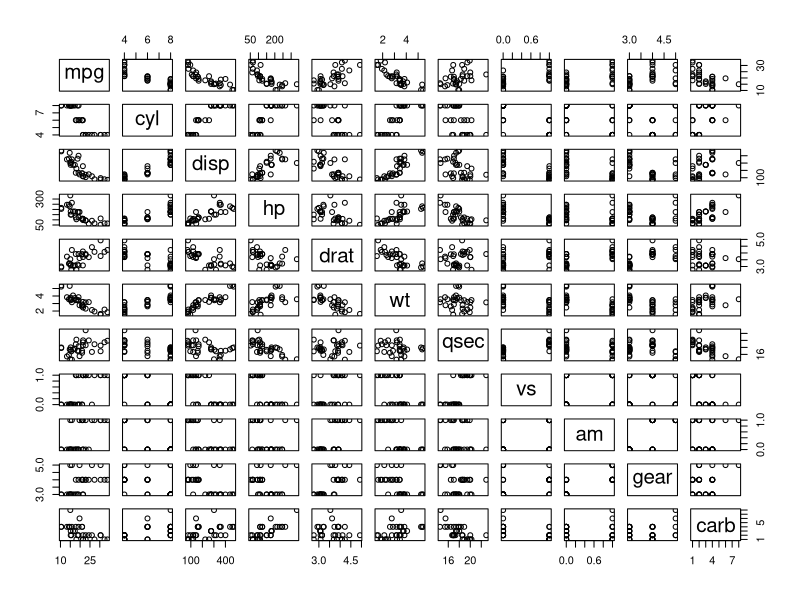
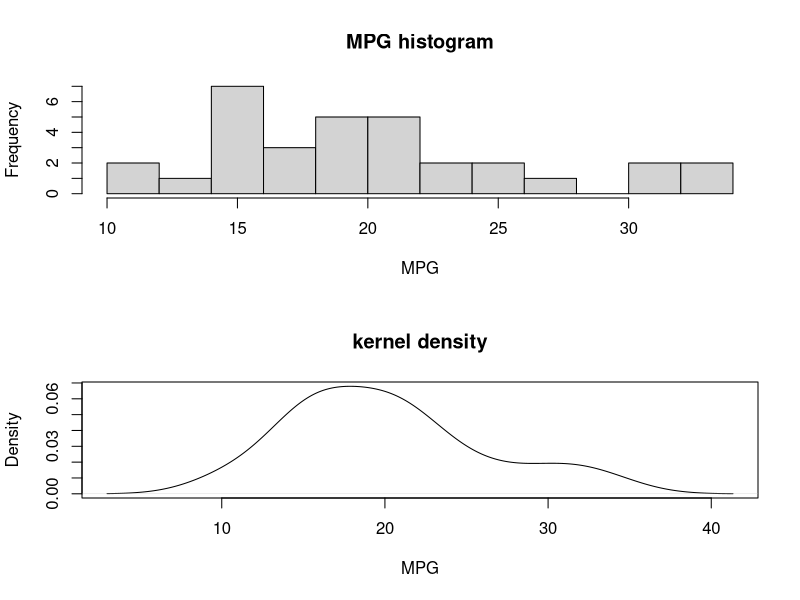

Write R code to recreate these figures, in order.
## ---- chunk 1
library(datasets)
data(mtcars)
## ---- chunk 2
summary(mtcars)
## ---- chunk 3
pairs(mtcars)
## ---- chunk 4
par(mfrow=c(2,1))
hist(mtcars$mpg, breaks=10, xlab="MPG", main="MPG histogram")
plot(density(mtcars$mpg), main="kernel density", xlab="MPG")
